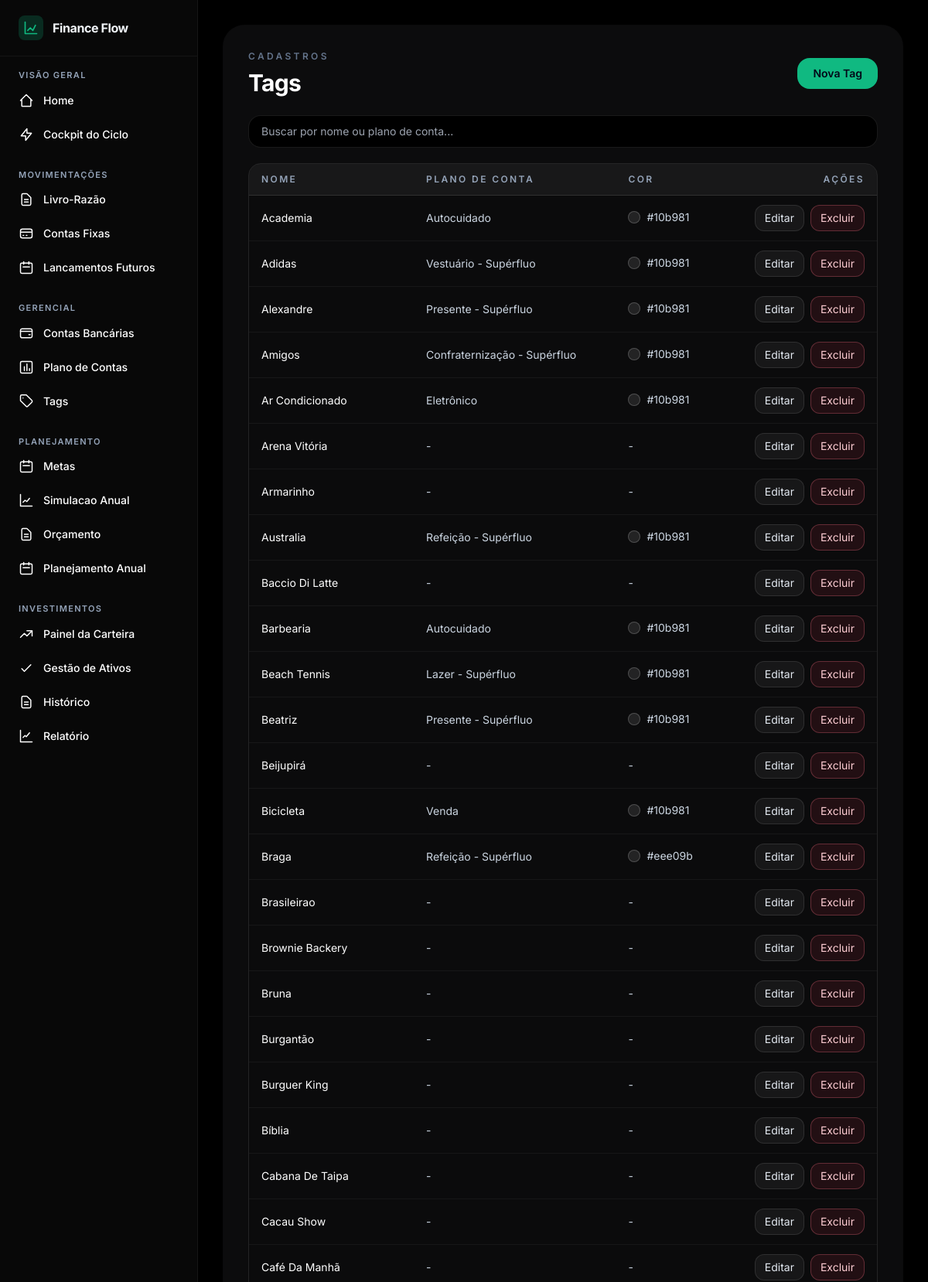
Page /contas/tags/ (upper part) on the committed database.
### apps/contas/models.py (models this page shows, shortened)
class Tag(ModeloBase):
    nome = models.CharField(max_length=100)
    plano_conta = models.ForeignKey(
        PlanoConta,
        on_delete=models.SET_NULL,
        null=True,
        blank=True,
        related_name='tags',
    )
    cor_hexadecimal = models.CharField(max_length=7, null=True, blank=True)
    class Meta:
        verbose_name = 'Tag'
        verbose_name_plural = 'Tags'

class PlanoConta(ModeloBase):
    class TipoNatureza(models.TextChoices):
        RECEITA = 'Receita', 'Receita'
        DESPESA = 'Despesa', 'Despesa'
        INVESTIMENTO = 'Investimento', 'Investimento'
        TRANSFERENCIA = 'Transferencia', 'Transferência'
    codigo = models.CharField(
        max_length=40,
        unique=True,
        db_index=True,
        validators=[
            RegexValidator(
                regex=r'^\d+(\.\d+)*$',
                message='Use formato hierárquico numérico, como 1, 1.1 ou 1.1.1.',
            )
        ],
    )
    nome = models.CharField(max_length=150)
    tipo_natureza = models.CharField(max_length=15, choices=TipoNatureza.choices)
    conta_pai = models.ForeignKey(
        'self',
        on_delete=models.CASCADE,
        null=True,
        blank=True,
        related_name='subcontas',
    )
    class Meta:
        verbose_name = 'Plano de Conta'
        verbose_name_plural = 'Plano de Contas'

### apps/contas/views.py (the view)
# urls.py: path('contas/tags/', views.lista_tags, name='lista_tags'),
@require_http_methods(["GET"])
def lista_tags(request):
    query = (request.GET.get('q') or '').strip()
    tags = Tag.objects.select_related('plano_conta').order_by('nome')
    if query:
        tags = tags.filter(Q(nome__icontains=query) | Q(plano_conta__nome__icontains=query))
    context = {
        'tags': tags,
        'query': query,
    }
    return render(request, 'contas/tags/lista.html', context)

### templates/contas/tags/lista.html (shortened to what this page needs)
{% extends "layouts/base.html" %}
{% block content %}
<div class="mx-auto max-w-6xl">
  <section class="glass-panel rounded-[28px] p-8 shadow-2xl shadow-black/10">
    <div class="mb-6 flex flex-wrap items-center justify-between gap-4">
      <div>
        <p class="text-xs font-semibold uppercase tracking-[0.28em] text-slate-500">Cadastros</p>
        <h1 class="mt-2 text-3xl font-bold tracking-tight text-white">Tags</h1>
      </div>
      <a href="{% url 'contas:nova_tag' %}" class="inline-flex items-center rounded-2xl bg-neonprimary px-5 py-2.5 text-sm font-semibold text-slate-950 transition hover:brightness-110">Nova Tag</a>
    </div>
    <form method="GET" class="mb-5">
      <input type="text" name="q" value="{{ query }}" placeholder="Buscar por nome ou plano de conta..." class="w-full rounded-2xl border border-white/10 bg-darkbg px-4 py-2.5 text-sm text-white outline-none transition focus:border-neonprimary/40" />
    </form>
    <div class="overflow-x-auto rounded-2xl border border-white/10">
      <table class="min-w-full divide-y divide-white/10">
        <thead class="bg-white/5">
          <tr>
            <th class="px-4 py-3 text-left text-xs font-semibold uppercase tracking-[0.2em] text-slate-400">Nome</th>
            <th class="px-4 py-3 text-left text-xs font-semibold uppercase tracking-[0.2em] text-slate-400">Plano de Conta</th>
            <th class="px-4 py-3 text-left text-xs font-semibold uppercase tracking-[0.2em] text-slate-400">Cor</th>
            <th class="px-4 py-3 text-right text-xs font-semibold uppercase tracking-[0.2em] text-slate-400">Ações</th>
          </tr>
        </thead>
        <tbody class="divide-y divide-white/5 bg-black/10">
          {% for tag in tags %}
            <tr class="transition hover:bg-white/5">
              <td class="px-4 py-3 text-sm text-white">{{ tag.nome }}</td>
              <td class="px-4 py-3 text-sm text-slate-300">{{ tag.plano_conta.nome|default:'-' }}</td>
              <td class="px-4 py-3 text-sm text-slate-300">
                {% if tag.cor_hexadecimal %}
                  <span class="inline-flex items-center gap-2">
                    <span class="h-4 w-4 rounded-full border border-white/20 bg-white/10"></span>
                    {{ tag.cor_hexadecimal }}
                  </span>
                {% else %}
                  -
                {% endif %}
              </td>
              <td class="px-4 py-3 text-right text-sm">
                <div class="inline-flex gap-2">
                  <a href="{% url 'contas:editar_tag' tag.id %}" class="rounded-xl border border-white/10 bg-white/5 px-3 py-1.5 text-slate-200 transition hover:bg-white/10">Editar</a>
                  <form method="POST" action="{% url 'contas:excluir_tag' tag.id %}" onsubmit="return confirm('Confirma exclusão desta tag?');">
                    <button type="submit" class="rounded-xl border border-rose-400/30 bg-rose-500/10 px-3 py-1.5 text-rose-200 transition hover:bg-rose-500/20">Excluir</button>
                  </form>
                </div>
              </td>
            </tr>
          {% empty %}
            <tr>
              <td colspan="4" class="px-4 py-10 text-center text-sm text-slate-400">Nenhuma tag encontrada.</td>
            </tr>
          {% endfor %}
        </tbody>
      </table>
    </div>
  </section>
</div>
{% endblock %}

### templates/layouts/base.html (style rules this page uses)
body { background-color: #0f0f0f; color: #F8FAFC; -webkit-font-smoothing: antialiased; }
.glass-panel { background: rgba(18, 18, 19, 0.7); backdrop-filter: blur(12px); border: 1px solid rgba(15, 14, 14, 0.05); }

### rows in the picture
Tag: nome "Academia", plano_conta.nome "Autocuidado", cor_hexadecimal "#10b981"
Tag: nome "Adidas", plano_conta.nome "Vestuário - Supérfluo", cor_hexadecimal "#10b981"
Tag: nome "Alexandre", plano_conta.nome "Presente - Supérfluo", cor_hexadecimal "#10b981"
Tag: nome "Amigos", plano_conta.nome "Confraternização - Supérfluo", cor_hexadecimal "#10b981"
Tag: nome "Ar Condicionado", plano_conta.nome "Eletrônico", cor_hexadecimal "#10b981"
Tag: nome "Arena Vitória", plano_conta.nome "-"
Tag: nome "Armarinho", plano_conta.nome "-"
Tag: nome "Australia", plano_conta.nome "Refeição - Supérfluo", cor_hexadecimal "#10b981"
Tag: nome "Baccio Di Latte", plano_conta.nome "-"
Tag: nome "Barbearia", plano_conta.nome "Autocuidado", cor_hexadecimal "#10b981"
Tag: nome "Beach Tennis", plano_conta.nome "Lazer - Supérfluo", cor_hexadecimal "#10b981"
Tag: nome "Beatriz", plano_conta.nome "Presente - Supérfluo", cor_hexadecimal "#10b981"
Tag: nome "Beijupirá", plano_conta.nome "-"
Tag: nome "Bicicleta", plano_conta.nome "Venda", cor_hexadecimal "#10b981"
Tag: nome "Braga", plano_conta.nome "Refeição - Supérfluo", cor_hexadecimal "#eee09b"
Tag: nome "Brasileirao", plano_conta.nome "-"
Tag: nome "Brownie Backery", plano_conta.nome "-"
Tag: nome "Bruna", plano_conta.nome "-"
Tag: nome "Burgantão", plano_conta.nome "-"
Tag: nome "Burguer King", plano_conta.nome "-"
Tag: nome "Bíblia", plano_conta.nome "-"
Tag: nome "Cabana De Taipa", plano_conta.nome "-"
Tag: nome "Cacau Show", plano_conta.nome "-"
Tag: nome "Café Da Manhã", plano_conta.nome "-"
